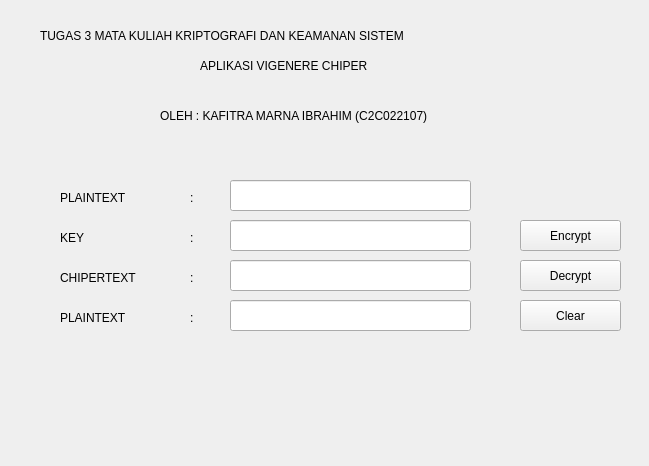
<?xml version="1.0" encoding="UTF-8"?>
<ui version="4.0">
 <class>Form</class>
 <widget class="QWidget" name="Form">
  <property name="geometry">
   <rect>
    <x>0</x>
    <y>0</y>
    <width>649</width>
    <height>466</height>
   </rect>
  </property>
  <property name="windowTitle">
   <string>Kriptografi dan keamanan sistem</string>
  </property>
  <widget class="QLabel" name="label">
   <property name="geometry">
    <rect>
     <x>40</x>
     <y>20</y>
     <width>601</width>
     <height>31</height>
    </rect>
   </property>
   <property name="styleSheet">
    <string notr="true">font: 63 14pt &quot;Poppins SemiBold&quot;;</string>
   </property>
   <property name="text">
    <string>TUGAS 3 MATA KULIAH KRIPTOGRAFI DAN KEAMANAN SISTEM</string>
   </property>
  </widget>
  <widget class="QLabel" name="label_2">
   <property name="geometry">
    <rect>
     <x>200</x>
     <y>50</y>
     <width>261</width>
     <height>31</height>
    </rect>
   </property>
   <property name="styleSheet">
    <string notr="true">font: 63 14pt &quot;Poppins SemiBold&quot;;</string>
   </property>
   <property name="text">
    <string>APLIKASI VIGENERE CHIPER</string>
   </property>
  </widget>
  <widget class="QLabel" name="label_3">
   <property name="geometry">
    <rect>
     <x>160</x>
     <y>100</y>
     <width>351</width>
     <height>31</height>
    </rect>
   </property>
   <property name="styleSheet">
    <string notr="true">font: 63 12pt &quot;Poppins SemiBold&quot;;</string>
   </property>
   <property name="text">
    <string>OLEH : KAFITRA MARNA IBRAHIM (C2C022107)</string>
   </property>
  </widget>
  <widget class="QLabel" name="label_4">
   <property name="geometry">
    <rect>
     <x>60</x>
     <y>190</y>
     <width>91</width>
     <height>16</height>
    </rect>
   </property>
   <property name="styleSheet">
    <string notr="true">font: 57 12pt &quot;Poppins Medium&quot;;</string>
   </property>
   <property name="text">
    <string>PLAINTEXT</string>
   </property>
  </widget>
  <widget class="QLabel" name="label_5">
   <property name="geometry">
    <rect>
     <x>60</x>
     <y>230</y>
     <width>91</width>
     <height>16</height>
    </rect>
   </property>
   <property name="styleSheet">
    <string notr="true">font: 57 12pt &quot;Poppins Medium&quot;;</string>
   </property>
   <property name="text">
    <string>KEY</string>
   </property>
  </widget>
  <widget class="QLabel" name="label_6">
   <property name="geometry">
    <rect>
     <x>60</x>
     <y>270</y>
     <width>91</width>
     <height>16</height>
    </rect>
   </property>
   <property name="styleSheet">
    <string notr="true">font: 57 12pt &quot;Poppins Medium&quot;;</string>
   </property>
   <property name="text">
    <string>CHIPERTEXT</string>
   </property>
  </widget>
  <widget class="QLabel" name="label_7">
   <property name="geometry">
    <rect>
     <x>60</x>
     <y>310</y>
     <width>91</width>
     <height>16</height>
    </rect>
   </property>
   <property name="styleSheet">
    <string notr="true">font: 57 12pt &quot;Poppins Medium&quot;;</string>
   </property>
   <property name="text">
    <string>PLAINTEXT</string>
   </property>
  </widget>
  <widget class="QLabel" name="label_8">
   <property name="geometry">
    <rect>
     <x>190</x>
     <y>190</y>
     <width>16</width>
     <height>16</height>
    </rect>
   </property>
   <property name="styleSheet">
    <string notr="true">font: 57 12pt &quot;Poppins Medium&quot;;</string>
   </property>
   <property name="text">
    <string>:</string>
   </property>
  </widget>
  <widget class="QLabel" name="label_9">
   <property name="geometry">
    <rect>
     <x>190</x>
     <y>230</y>
     <width>16</width>
     <height>16</height>
    </rect>
   </property>
   <property name="styleSheet">
    <string notr="true">font: 57 12pt &quot;Poppins Medium&quot;;</string>
   </property>
   <property name="text">
    <string>:</string>
   </property>
  </widget>
  <widget class="QLabel" name="label_10">
   <property name="geometry">
    <rect>
     <x>190</x>
     <y>270</y>
     <width>16</width>
     <height>16</height>
    </rect>
   </property>
   <property name="styleSheet">
    <string notr="true">font: 57 12pt &quot;Poppins Medium&quot;;</string>
   </property>
   <property name="text">
    <string>:</string>
   </property>
  </widget>
  <widget class="QLabel" name="label_11">
   <property name="geometry">
    <rect>
     <x>190</x>
     <y>310</y>
     <width>16</width>
     <height>16</height>
    </rect>
   </property>
   <property name="styleSheet">
    <string notr="true">font: 57 12pt &quot;Poppins Medium&quot;;</string>
   </property>
   <property name="text">
    <string>:</string>
   </property>
  </widget>
  <widget class="QLineEdit" name="txtPlain">
   <property name="geometry">
    <rect>
     <x>230</x>
     <y>180</y>
     <width>241</width>
     <height>31</height>
    </rect>
   </property>
  </widget>
  <widget class="QLineEdit" name="txtKey">
   <property name="geometry">
    <rect>
     <x>230</x>
     <y>220</y>
     <width>241</width>
     <height>31</height>
    </rect>
   </property>
  </widget>
  <widget class="QLineEdit" name="txtChiper">
   <property name="geometry">
    <rect>
     <x>230</x>
     <y>260</y>
     <width>241</width>
     <height>31</height>
    </rect>
   </property>
  </widget>
  <widget class="QLineEdit" name="txtPlain2">
   <property name="geometry">
    <rect>
     <x>230</x>
     <y>300</y>
     <width>241</width>
     <height>31</height>
    </rect>
   </property>
  </widget>
  <widget class="QPushButton" name="btnEncrypt">
   <property name="geometry">
    <rect>
     <x>520</x>
     <y>220</y>
     <width>101</width>
     <height>31</height>
    </rect>
   </property>
   <property name="text">
    <string>Encrypt</string>
   </property>
  </widget>
  <widget class="QPushButton" name="btnDecrypt">
   <property name="geometry">
    <rect>
     <x>520</x>
     <y>260</y>
     <width>101</width>
     <height>31</height>
    </rect>
   </property>
   <property name="text">
    <string>Decrypt</string>
   </property>
  </widget>
  <widget class="QPushButton" name="btnClear">
   <property name="geometry">
    <rect>
     <x>520</x>
     <y>300</y>
     <width>101</width>
     <height>31</height>
    </rect>
   </property>
   <property name="text">
    <string>Clear</string>
   </property>
  </widget>
 </widget>
 <resources/>
 <connections/>
</ui>
